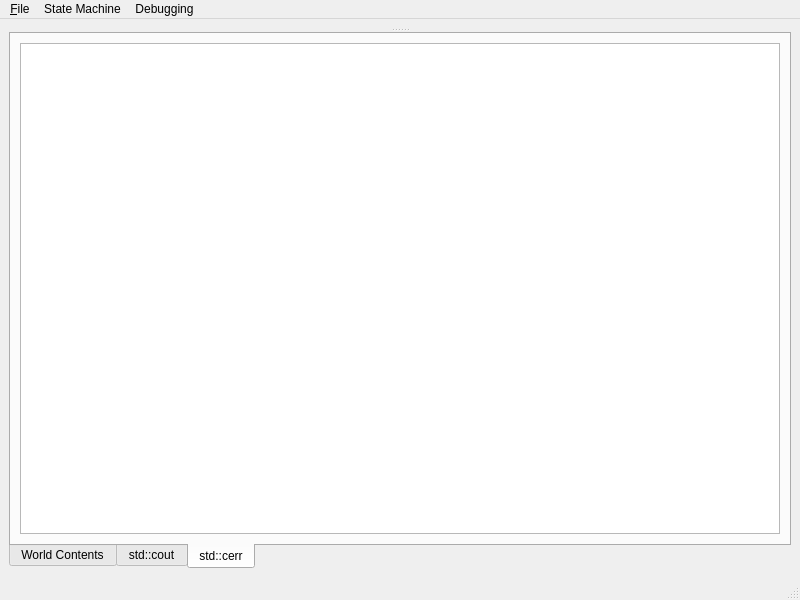
<ui version="4.0" >
 <class>QtSandboxForm</class>
 <widget class="QMainWindow" name="QtSandboxForm" >
  <property name="geometry" >
   <rect>
    <x>0</x>
    <y>0</y>
    <width>800</width>
    <height>600</height>
   </rect>
  </property>
  <property name="windowTitle" >
   <string>MainWindow</string>
  </property>
  <widget class="QWidget" name="centralwidget" >
   <property name="geometry" >
    <rect>
     <x>0</x>
     <y>21</y>
     <width>800</width>
     <height>560</height>
    </rect>
   </property>
   <layout class="QHBoxLayout" name="horizontalLayout" >
    <item>
     <widget class="QSplitter" name="splitter" >
      <property name="orientation" >
       <enum>Qt::Vertical</enum>
      </property>
      <widget class="QtWorldViewWidget" name="worldViewWidget" >
       <property name="sizePolicy" >
        <sizepolicy vsizetype="Maximum" hsizetype="Preferred" >
         <horstretch>0</horstretch>
         <verstretch>0</verstretch>
        </sizepolicy>
       </property>
       <property name="orientation" >
        <enum>Qt::Vertical</enum>
       </property>
       <property name="opaqueResize" >
        <bool>true</bool>
       </property>
       <property name="childrenCollapsible" >
        <bool>true</bool>
       </property>
      </widget>
      <widget class="QTabWidget" name="tabWidget" >
       <property name="sizePolicy" >
        <sizepolicy vsizetype="Minimum" hsizetype="Expanding" >
         <horstretch>0</horstretch>
         <verstretch>1</verstretch>
        </sizepolicy>
       </property>
       <property name="tabPosition" >
        <enum>QTabWidget::South</enum>
       </property>
       <property name="currentIndex" >
        <number>2</number>
       </property>
       <widget class="QWidget" name="tab" >
        <property name="geometry" >
         <rect>
          <x>0</x>
          <y>0</y>
          <width>776</width>
          <height>512</height>
         </rect>
        </property>
        <attribute name="title" >
         <string>World Contents</string>
        </attribute>
        <layout class="QHBoxLayout" name="horizontalLayout_2" >
         <item>
          <widget class="QTreeView" name="worldTreeView" >
           <property name="maximumSize" >
            <size>
             <width>16777215</width>
             <height>16777215</height>
            </size>
           </property>
           <property name="wordWrap" >
            <bool>true</bool>
           </property>
           <property name="expandsOnDoubleClick" >
            <bool>false</bool>
           </property>
          </widget>
         </item>
        </layout>
       </widget>
       <widget class="QWidget" name="tab_2" >
        <property name="geometry" >
         <rect>
          <x>0</x>
          <y>0</y>
          <width>776</width>
          <height>512</height>
         </rect>
        </property>
        <attribute name="title" >
         <string>std::cout</string>
        </attribute>
        <layout class="QHBoxLayout" name="horizontalLayout_3" >
         <item>
          <widget class="QTextEdit" name="txtCout" >
           <property name="maximumSize" >
            <size>
             <width>16777215</width>
             <height>16777215</height>
            </size>
           </property>
           <property name="font" >
            <font>
             <family>Courier New</family>
            </font>
           </property>
           <property name="lineWrapMode" >
            <enum>QTextEdit::NoWrap</enum>
           </property>
           <property name="readOnly" >
            <bool>true</bool>
           </property>
          </widget>
         </item>
        </layout>
       </widget>
       <widget class="QWidget" name="tab_3" >
        <attribute name="title" >
         <string>std::cerr</string>
        </attribute>
        <layout class="QHBoxLayout" name="horizontalLayout_4" >
         <item>
          <widget class="QTextEdit" name="txtCerr" >
           <property name="maximumSize" >
            <size>
             <width>16777215</width>
             <height>16777215</height>
            </size>
           </property>
           <property name="font" >
            <font>
             <family>Courier New</family>
            </font>
           </property>
           <property name="lineWrapMode" >
            <enum>QTextEdit::NoWrap</enum>
           </property>
           <property name="readOnly" >
            <bool>true</bool>
           </property>
          </widget>
         </item>
        </layout>
       </widget>
      </widget>
     </widget>
    </item>
   </layout>
  </widget>
  <widget class="QMenuBar" name="menubar" >
   <property name="geometry" >
    <rect>
     <x>0</x>
     <y>0</y>
     <width>800</width>
     <height>21</height>
    </rect>
   </property>
   <property name="defaultUp" >
    <bool>false</bool>
   </property>
   <widget class="QMenu" name="menu_File" >
    <property name="title" >
     <string>&amp;File</string>
    </property>
    <addaction name="actionOpen" />
    <addaction name="actionSave" />
    <addaction name="separator" />
    <addaction name="actionExit" />
   </widget>
   <widget class="QMenu" name="menuState_Machine" >
    <property name="title" >
     <string>State Machine</string>
    </property>
    <addaction name="actionStart" />
    <addaction name="actionStop" />
    <addaction name="separator" />
    <addaction name="actionReset" />
   </widget>
   <widget class="QMenu" name="menuDebugging" >
    <property name="title" >
     <string>Debugging</string>
    </property>
    <addaction name="actionReport" />
   </widget>
   <addaction name="menu_File" />
   <addaction name="menuState_Machine" />
   <addaction name="menuDebugging" />
  </widget>
  <widget class="QStatusBar" name="statusbar" >
   <property name="geometry" >
    <rect>
     <x>0</x>
     <y>581</y>
     <width>800</width>
     <height>19</height>
    </rect>
   </property>
  </widget>
  <action name="actionLoad" >
   <property name="text" >
    <string>Load</string>
   </property>
  </action>
  <action name="actionSave" >
   <property name="text" >
    <string>Save</string>
   </property>
  </action>
  <action name="actionOpen" >
   <property name="text" >
    <string>Open</string>
   </property>
  </action>
  <action name="actionExit" >
   <property name="text" >
    <string>Exit</string>
   </property>
  </action>
  <action name="actionStart" >
   <property name="text" >
    <string>Start</string>
   </property>
  </action>
  <action name="actionStop" >
   <property name="text" >
    <string>Stop</string>
   </property>
  </action>
  <action name="actionReset" >
   <property name="text" >
    <string>Reset</string>
   </property>
  </action>
  <action name="actionReport" >
   <property name="text" >
    <string>Report Reference Counts</string>
   </property>
  </action>
  <action name="actionSave_3" >
   <property name="text" >
    <string>Save</string>
   </property>
  </action>
 </widget>
 <customwidgets>
  <customwidget>
   <class>QtWorldViewWidget</class>
   <extends>QSplitter</extends>
   <header>QtForm/include/qtworldviewwidget.h</header>
   <container>1</container>
  </customwidget>
 </customwidgets>
 <resources/>
 <connections/>
</ui>
